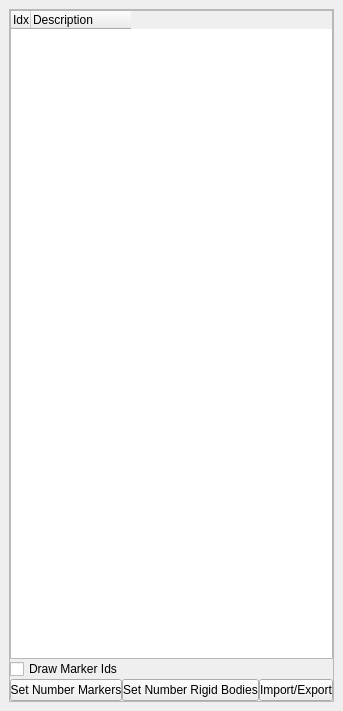
<?xml version="1.0" encoding="UTF-8"?>
<ui version="4.0">
 <class>PointsDockWidget</class>
 <widget class="QDockWidget" name="PointsDockWidget">
  <property name="geometry">
   <rect>
    <x>0</x>
    <y>0</y>
    <width>343</width>
    <height>711</height>
   </rect>
  </property>
  <property name="features">
   <set>QDockWidget::DockWidgetFloatable|QDockWidget::DockWidgetMovable</set>
  </property>
  <property name="windowTitle">
   <string>Points</string>
  </property>
  <widget class="QWidget" name="dockWidgetContents">
   <layout class="QGridLayout" name="gridLayout_2">
    <item row="0" column="0">
     <widget class="QScrollArea" name="scrollArea">
      <property name="widgetResizable">
       <bool>true</bool>
      </property>
      <widget class="QWidget" name="scrollAreaWidgetContents">
       <property name="geometry">
        <rect>
         <x>0</x>
         <y>0</y>
         <width>323</width>
         <height>669</height>
        </rect>
       </property>
       <layout class="QGridLayout" name="gridLayout">
        <property name="margin">
         <number>0</number>
        </property>
        <property name="spacing">
         <number>0</number>
        </property>
        <item row="2" column="0">
         <widget class="QPushButton" name="pushButtonSetNumberMarkers">
          <property name="sizePolicy">
           <sizepolicy hsizetype="Minimum" vsizetype="Fixed">
            <horstretch>0</horstretch>
            <verstretch>0</verstretch>
           </sizepolicy>
          </property>
          <property name="minimumSize">
           <size>
            <width>20</width>
            <height>0</height>
           </size>
          </property>
          <property name="text">
           <string>Set Number Markers</string>
          </property>
         </widget>
        </item>
        <item row="2" column="1">
         <widget class="QPushButton" name="pushButtonSetNumberRigidBodies">
          <property name="minimumSize">
           <size>
            <width>20</width>
            <height>0</height>
           </size>
          </property>
          <property name="text">
           <string>Set Number Rigid Bodies</string>
          </property>
         </widget>
        </item>
        <item row="2" column="2">
         <widget class="QPushButton" name="pushButtonImportExport">
          <property name="minimumSize">
           <size>
            <width>20</width>
            <height>0</height>
           </size>
          </property>
          <property name="text">
           <string>Import/Export</string>
          </property>
         </widget>
        </item>
        <item row="0" column="0" colspan="3">
         <widget class="xma::MarkerTreeWidget" name="treeWidgetPoints">
          <property name="editTriggers">
           <set>QAbstractItemView::EditKeyPressed</set>
          </property>
          <property name="alternatingRowColors">
           <bool>true</bool>
          </property>
          <property name="selectionMode">
           <enum>QAbstractItemView::ExtendedSelection</enum>
          </property>
          <property name="selectionBehavior">
           <enum>QAbstractItemView::SelectRows</enum>
          </property>
          <property name="uniformRowHeights">
           <bool>true</bool>
          </property>
          <attribute name="headerCascadingSectionResizes">
           <bool>false</bool>
          </attribute>
          <attribute name="headerDefaultSectionSize">
           <number>10</number>
          </attribute>
          <attribute name="headerMinimumSectionSize">
           <number>10</number>
          </attribute>
          <attribute name="headerStretchLastSection">
           <bool>false</bool>
          </attribute>
          <column>
           <property name="text">
            <string>Idx</string>
           </property>
          </column>
          <column>
           <property name="text">
            <string>Description</string>
           </property>
          </column>
          <column>
           <property name="text">
            <string/>
           </property>
          </column>
          <column>
           <property name="text">
            <string/>
           </property>
          </column>
         </widget>
        </item>
        <item row="1" column="0" colspan="3">
         <widget class="QCheckBox" name="checkBoxDrawMarkerIds">
          <property name="minimumSize">
           <size>
            <width>20</width>
            <height>0</height>
           </size>
          </property>
          <property name="text">
           <string>Draw Marker Ids</string>
          </property>
         </widget>
        </item>
       </layout>
      </widget>
     </widget>
    </item>
   </layout>
  </widget>
 </widget>
 <customwidgets>
  <customwidget>
   <class>xma::MarkerTreeWidget</class>
   <extends>QTreeWidget</extends>
   <header>ui/MarkerTreeWidget.h</header>
  </customwidget>
 </customwidgets>
 <resources/>
 <connections/>
</ui>
